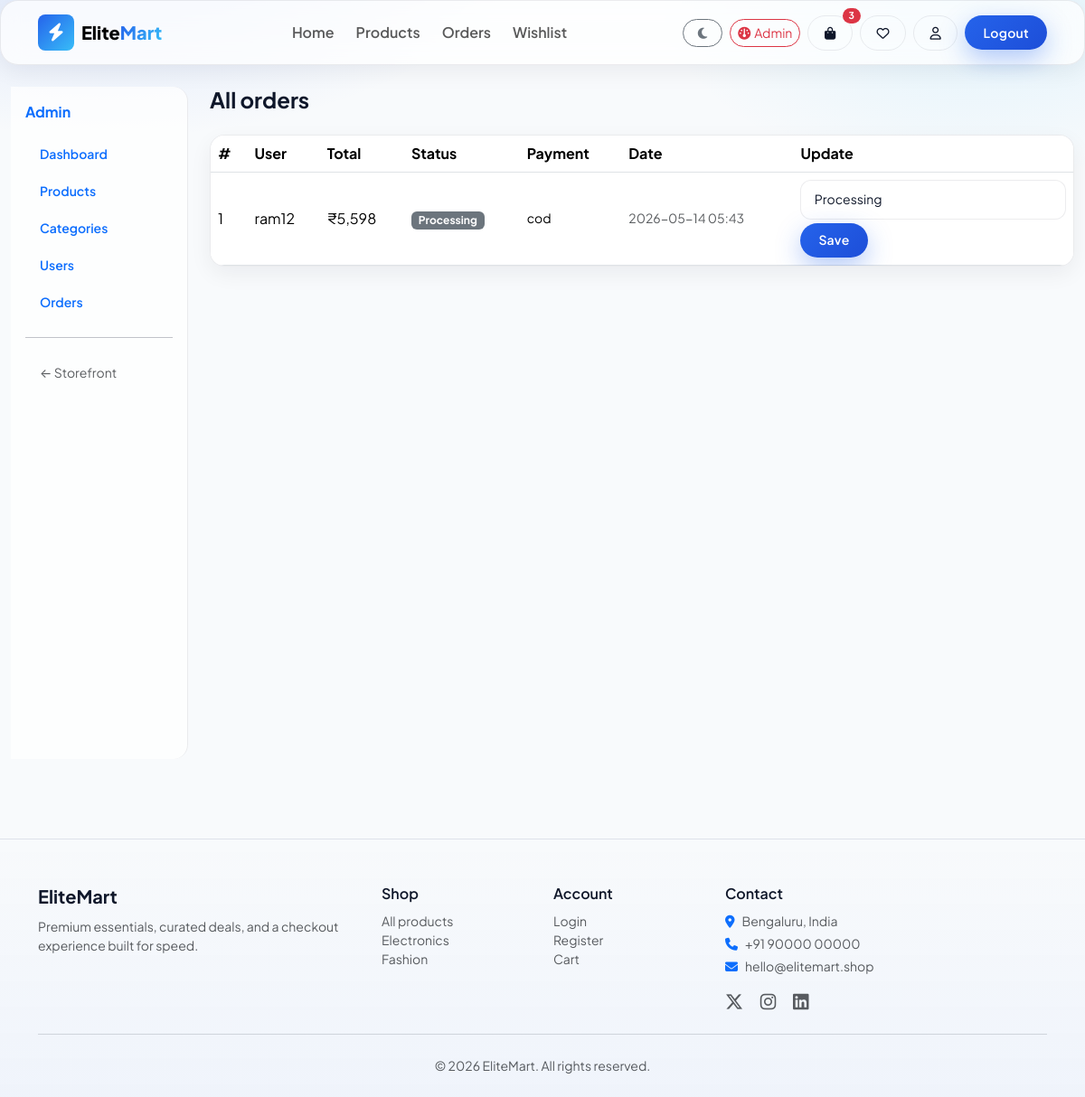
Page /admin/orders (signed in) on the earlier database version.
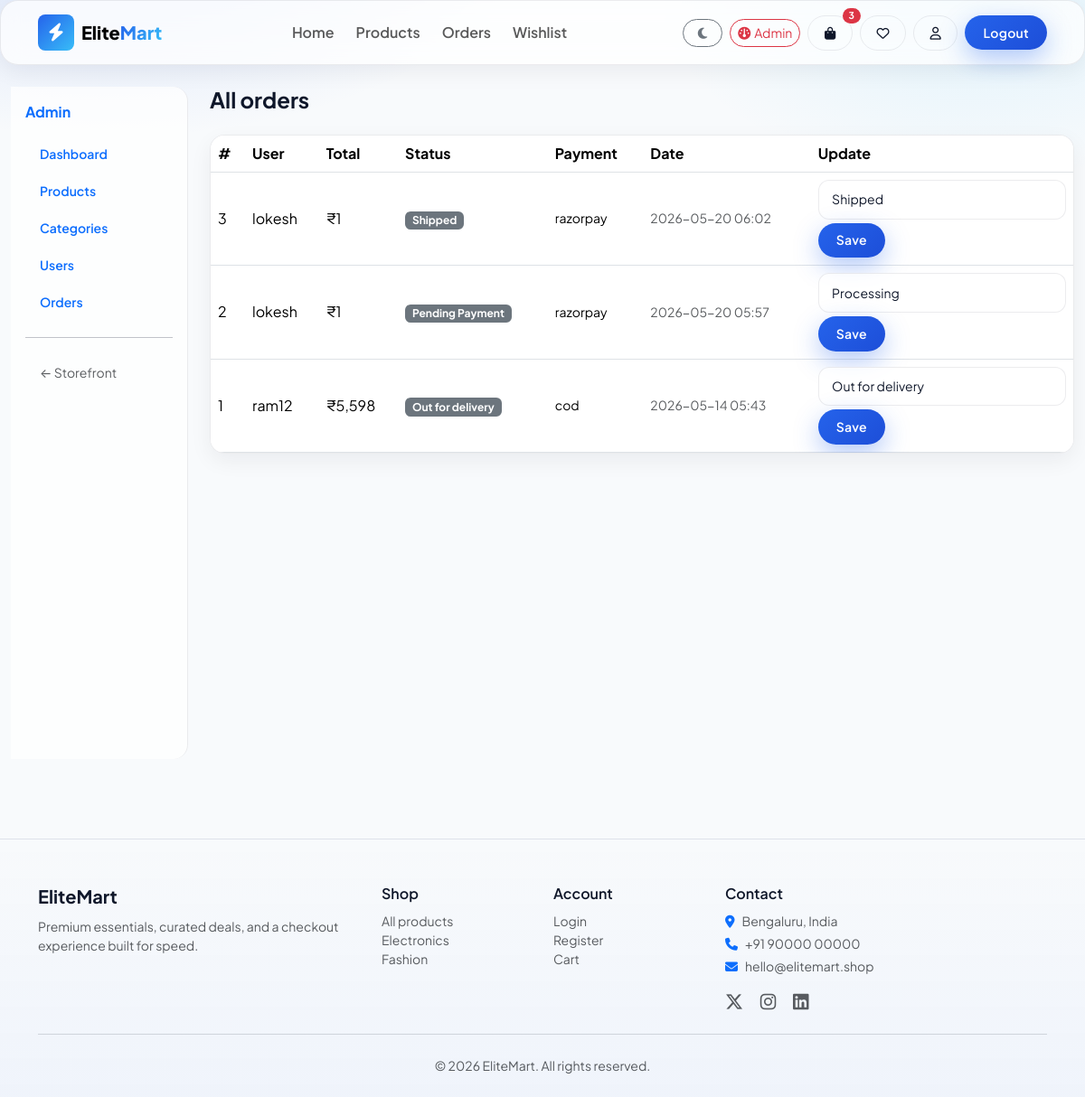
Same page on the later database version.
### tables this page shows
CREATE TABLE orders (
            id INTEGER PRIMARY KEY AUTOINCREMENT,
            user_id INTEGER NOT NULL REFERENCES users(id),
            total REAL NOT NULL,
            status TEXT NOT NULL DEFAULT 'Processing',
            payment_method TEXT,
            shipping_snapshot TEXT,
            created_at TEXT DEFAULT (datetime('now'))
        , payment_id TEXT, razorpay_order_id TEXT, payment_status TEXT DEFAULT 'Pending');

CREATE TABLE users (
            id INTEGER PRIMARY KEY AUTOINCREMENT,
            username TEXT NOT NULL UNIQUE,
            email TEXT NOT NULL UNIQUE,
            password_hash TEXT NOT NULL,
            full_name TEXT,
            phone TEXT,
            is_admin INTEGER DEFAULT 0,
            theme_pref TEXT DEFAULT 'light',
            created_at TEXT DEFAULT (datetime('now'))
        );

### app.py (the view)
@app.route("/admin/orders")
@admin_required
def admin_orders():
    rows = query_all(
        """SELECT o.*, u.username FROM orders o
           JOIN users u ON u.id = o.user_id ORDER BY o.created_at DESC"""
    )
    return render_template("admin/admin_orders.html", orders=rows)

### app.py (called while the page is built)
def get_db():
    if "db" not in g:
        g.db = sqlite3.connect(DATABASE)
        g.db.row_factory = sqlite3.Row
    return g.db

def query_one(sql, args=()):
    return get_db().execute(sql, args).fetchone()

def query_all(sql, args=()):
    return get_db().execute(sql, args).fetchall()

def current_user_id():
    return session.get("user_id")

def admin_required(f):
    @wraps(f)
    def wrapped(*args, **kwargs):
        uid = current_user_id()
        if not uid:
            flash("Admin sign in required.", "warning")
            return redirect(url_for("admin_login"))
        row = query_one("SELECT is_admin FROM users WHERE id = ?", (uid,))
        if not row or not row["is_admin"]:
            flash("Access denied.", "danger")
            return redirect(url_for("index"))
        return f(*args, **kwargs)
    return wrapped

### templates/admin/admin_orders.html
{% extends "admin/layout.html" %}
{% block admin_content %}
<h1 class="h4 fw-bold mb-4">All orders</h1>
<div class="table-responsive glass rounded-4">
  <table class="table align-middle mb-0">
    <thead><tr><th>#</th><th>User</th><th>Total</th><th>Status</th><th>Payment</th><th>Date</th><th>Update</th></tr></thead>
    <tbody>
      {% for o in orders %}
      <tr>
        <td>{{ o.id }}</td>
        <td>{{ o.username }}</td>
        <td>₹{{ '{:,.0f}'.format(o.total) }}</td>
        <td><span class="badge bg-secondary">{{ o.status }}</span></td>
        <td class="small">{{ o.payment_method }}</td>
        <td class="small text-muted">{{ o.created_at[:16] if o.created_at else '' }}</td>
        <td>
          <form method="post" action="{{ url_for('admin_order_status', oid=o.id) }}" class="d-flex gap-1 flex-wrap">
            <select name="status" class="form-select form-select-sm" style="min-width:140px;">
              {% for s in ['Processing','Shipped','Out for delivery','Delivered','Cancelled'] %}
              <option value="{{ s }}" {{ 'selected' if o.status == s }}>{{ s }}</option>
              {% endfor %}
            </select>
            <button type="submit" class="btn btn-sm btn-brand">Save</button>
          </form>
        </td>
      </tr>
      {% endfor %}
    </tbody>
  </table>
</div>
{% endblock %}

### templates/admin/layout.html (shortened to what this page needs)
{% extends "base.html" %}
{% block content %}
<div class="container-fluid py-4">
  <div class="row g-0">
    <aside class="col-lg-2 admin-sidebar p-3 rounded-end-4 mb-3 mb-lg-0">
      <div class="fw-bold mb-3 text-primary">Admin</div>
      <nav class="nav flex-column gap-1 small">
        <a class="nav-link rounded-3 fw-semibold {{ 'active bg-primary text-white' if request.endpoint == 'admin_dashboard' }}" href="{{ url_for('admin_dashboard') }}">Dashboard</a>
        <a class="nav-link rounded-3 fw-semibold {{ 'active bg-primary text-white' if request.endpoint in ('admin_products','admin_product_form','admin_product_delete') }}" href="{{ url_for('admin_products') }}">Products</a>
        <a class="nav-link rounded-3 fw-semibold {{ 'active bg-primary text-white' if 'admin_categor' in (request.endpoint or '') }}" href="{{ url_for('admin_categories') }}">Categories</a>
        <a class="nav-link rounded-3 fw-semibold" href="{{ url_for('admin_users') }}">Users</a>
        <a class="nav-link rounded-3 fw-semibold" href="{{ url_for('admin_orders') }}">Orders</a>
        <hr>
        <a class="nav-link rounded-3 text-muted" href="{{ url_for('index') }}">← Storefront</a>
      </nav>
    </aside>
    <div class="col-lg-10 ps-lg-4">
      {% block admin_content %}{% endblock %}
    </div>
  </div>
</div>
{% endblock %}

### templates/base.html (shortened to what this page needs)
<!DOCTYPE html>
<html lang="en">
<head>
  <link href="https://cdn.jsdelivr.net/npm/bootstrap@5.3.3/dist/css/bootstrap.min.css" rel="stylesheet">
  <link href="https://cdnjs.cloudflare.com/ajax/libs/font-awesome/6.5.2/css/all.min.css" rel="stylesheet">
  <link href="{{ url_for('static', filename='css/main.css') }}" rel="stylesheet">
</head>
<body data-theme="{{ theme }}">
  <nav class="navbar navbar-expand-lg navbar-premium glass sticky-top py-2">
    <div class="container">
      <a class="navbar-brand fw-extrabold d-flex align-items-center gap-2" href="{{ url_for('index') }}">
        <span class="rounded-3 d-inline-flex align-items-center justify-content-center text-white"
              style="width:40px;height:40px;background:linear-gradient(135deg,#2563eb,#38bdf8);">
          <i class="fa-solid fa-bolt"></i>
        </span>
        <span>Elite<span class="text-gradient">Mart</span></span>
      </a>
      <div class="collapse navbar-collapse" id="navMain">
        <ul class="navbar-nav mx-auto mb-2 mb-lg-0 gap-lg-2">
          <li class="nav-item"><a class="nav-link fw-semibold" href="{{ url_for('index') }}">Home</a></li>
          <li class="nav-item"><a class="nav-link fw-semibold" href="{{ url_for('products') }}">Products</a></li>
          {% if current_user %}
          <li class="nav-item"><a class="nav-link fw-semibold" href="{{ url_for('orders') }}">Orders</a></li>
          <li class="nav-item"><a class="nav-link fw-semibold" href="{{ url_for('wishlist_page') }}">Wishlist</a></li>
          {% endif %}
        </ul>
        <div class="d-flex align-items-center gap-2 flex-wrap justify-content-lg-end">
          <form action="{{ url_for('set_theme') }}" method="post" class="d-inline">
            <button type="submit" class="btn btn-sm btn-outline-secondary rounded-pill px-3" title="Toggle theme">
              {% if theme == 'dark' %}<i class="fa-solid fa-sun"></i>{% else %}<i class="fa-solid fa-moon"></i>{% endif %}
            </button>
          </form>
          {% if current_user and current_user.is_admin %}
          <a class="btn btn-sm btn-outline-danger rounded-pill" href="{{ url_for('admin_dashboard') }}"><i class="fa-solid fa-gauge me-1"></i>Admin</a>
          {% endif %}
          <a class="btn btn-sm btn-outline-glow position-relative" href="{{ url_for('cart') }}" title="Cart">
            <i class="fa-solid fa-bag-shopping"></i>
            {% if cart_count %}
            <span class="position-absolute top-0 start-100 translate-middle badge rounded-pill bg-danger">{{ cart_count }}</span>
            {% endif %}
          </a>
          {% if current_user %}
          <a class="btn btn-sm btn-outline-glow position-relative" href="{{ url_for('wishlist_page') }}" title="Wishlist">
            <i class="fa-regular fa-heart"></i>
          </a>
          <a class="btn btn-sm btn-outline-glow" href="{{ url_for('profile') }}"><i class="fa-regular fa-user"></i></a>
          <a class="btn btn-sm btn-brand" href="{{ url_for('logout') }}">Logout</a>
          {% else %}
          <a class="btn btn-sm btn-outline-glow" href="{{ url_for('login') }}">Login</a>
          <a class="btn btn-sm btn-brand" href="{{ url_for('register') }}">Register</a>
          {% endif %}
        </div>
      </div>
    </div>
  </nav>
  <main class="page-enter">
    {% block content %}{% endblock %}
  </main>
  <footer class="footer-premium">
    <div class="container">
      <div class="row g-4">
        <div class="col-md-4">
          <div class="fw-bold fs-5 mb-2">EliteMart</div>
          <p class="text-muted small mb-0">Premium essentials, curated deals, and a checkout experience built for speed.</p>
        </div>
        <div class="col-6 col-md-2">
          <div class="fw-semibold mb-2">Shop</div>
          <ul class="list-unstyled small text-muted">
            <li><a href="{{ url_for('products') }}">All products</a></li>
            <li><a href="{{ url_for('products', category='electronics') }}">Electronics</a></li>
            <li><a href="{{ url_for('products', category='fashion') }}">Fashion</a></li>
          </ul>
        </div>
        <div class="col-6 col-md-2">
          <div class="fw-semibold mb-2">Account</div>
          <ul class="list-unstyled small text-muted">
            <li><a href="{{ url_for('login') }}">Login</a></li>
            <li><a href="{{ url_for('register') }}">Register</a></li>
            <li><a href="{{ url_for('cart') }}">Cart</a></li>
          </ul>
        </div>
        <div class="col-md-4">
          <div class="fw-semibold mb-2">Contact</div>
          <p class="small text-muted mb-1"><i class="fa-solid fa-location-dot me-2 text-primary"></i>Bengaluru, India</p>
          <p class="small text-muted mb-1"><i class="fa-solid fa-phone me-2 text-primary"></i>+91 90000 00000</p>
          <p class="small text-muted mb-3"><i class="fa-solid fa-envelope me-2 text-primary"></i>hello@elitemart.shop</p>
          <a href="#" class="text-muted me-3"><i class="fa-brands fa-x-twitter fa-lg"></i></a>
          <a href="#" class="text-muted me-3"><i class="fa-brands fa-instagram fa-lg"></i></a>
          <a href="#" class="text-muted"><i class="fa-brands fa-linkedin fa-lg"></i></a>
        </div>
      </div>
      <hr class="border-secondary opacity-25 my-4">
      <p class="small text-muted text-center mb-0">&copy; {{ year }} EliteMart. All rights reserved.</p>
    </div>
  </footer>
  <div class="position-fixed bottom-0 end-0 p-3" style="z-index:1080" id="toastHost"></div>
</body>
</html>

### static/css/main.css (style rules this page uses)
:root { --brand: #2563eb; --brand-2: #1d4ed8; --accent: #38bdf8; --bg: #f8fafc; --surface: rgba(255, 255, 255, 0.72); --text: #0f172a; --muted: #64748b; --border: rgba(15, 23, 42, 0.08); --shadow: 0 18px 50px rgba(15, 23, 42, 0.08); --shadow-sm: 0 8px 24px rgba(15, 23, 42, 0.06); --radius: 1rem; --radius-lg: 1.25rem; --nav-h: 72px; }
*, *::before, *::after { box-sizing: border-box; }
html { scroll-behavior: smooth; }
body { font-family: "Plus Jakarta Sans", system-ui, -apple-system, sans-serif; background: var(--bg); color: var(--text); min-height: 100vh; transition: background 0.35s ease, color 0.35s ease; }
body::before { content: ""; position: fixed; inset: 0; z-index: -2; background: radial-gradient(900px 500px at 10% -10%, rgba(37, 99, 235, 0.18), transparent 55%), radial-gradient(700px 400px at 90% 0%, rgba(56, 189, 248, 0.12), transparent 50%), var(--bg); pointer-events: none; }
a { color: inherit; text-decoration: none; }
.text-gradient { background: linear-gradient(120deg, var(--brand), var(--accent)); -webkit-background-clip: text; background-clip: text; color: transparent; }
.glass { background: var(--surface); backdrop-filter: blur(14px); -webkit-backdrop-filter: blur(14px); border: 1px solid var(--border); box-shadow: var(--shadow-sm); border-radius: var(--radius-lg); }
.navbar-premium { min-height: var(--nav-h); border-bottom: 1px solid var(--border); transition: box-shadow 0.3s ease, background 0.3s ease; }
.btn-brand { background: linear-gradient(135deg, var(--brand), var(--brand-2)); border: none; color: #fff !important; padding: 0.55rem 1.25rem; border-radius: 999px; font-weight: 600; letter-spacing: 0.02em; transition: transform 0.2s ease, box-shadow 0.25s ease, filter 0.2s ease; box-shadow: 0 10px 28px rgba(37, 99, 235, 0.35); }
.btn-outline-glow { border: 1px solid var(--border); background: transparent; color: var(--text); border-radius: 999px; padding: 0.5rem 1.1rem; font-weight: 600; transition: all 0.25s ease; }
.footer-premium { margin-top: 4rem; padding: 3rem 0 1.5rem; border-top: 1px solid var(--border); background: linear-gradient(180deg, transparent, rgba(37, 99, 235, 0.04)); }
.form-control, .form-select { border-radius: 0.75rem; padding: 0.65rem 0.9rem; border: 1px solid var(--border); background: var(--surface); color: var(--text); }
.admin-sidebar { min-height: calc(100vh - 56px); border-right: 1px solid var(--border); background: var(--surface); }
.page-enter { animation: pageIn 0.45s ease forwards; }
.fw-extrabold { font-weight: 800; }

Differences in the rows shown:
added orders: id "3", username "lokesh", total "1", status "Shipped", payment_method "razorpay", created_at "2026-05-20 06:02"
added orders: id "2", username "lokesh", total "1", status "Pending Payment", payment_method "razorpay", created_at "2026-05-20 05:57"
changed orders "cod": status "Processing" → "Out for delivery"
